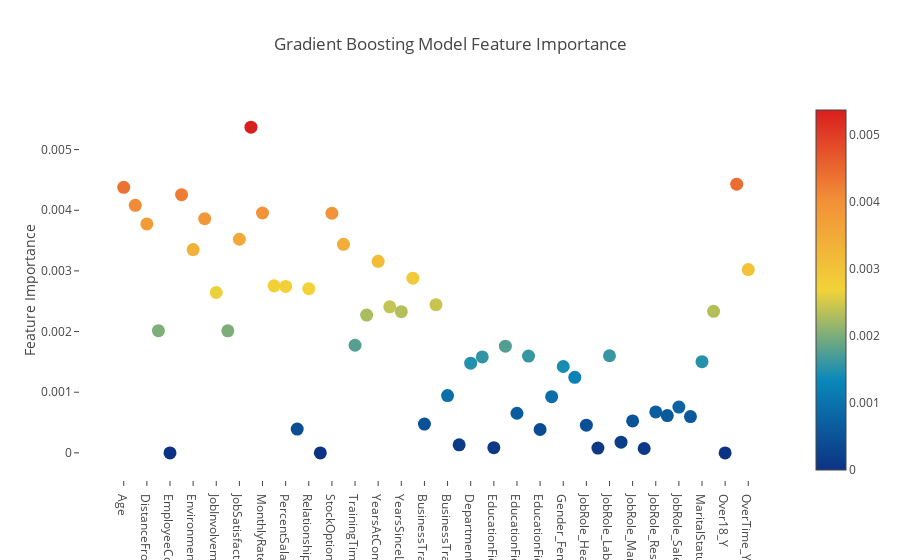

This figure's notebook cell:
### Markdown cell above
## Feature Ranking via the Gradient Boosting Model

我们看一下对于 Gradient Boosting Model 最重要的参数

### Code cell
# Scatter plot 
trace = go.Scatter(
    y = gb.feature_importances_,
    x = attrition_final.columns.values,
    mode='markers',
    marker=dict(
        sizemode = 'diameter',
        sizeref = 1,
        size = 13,
        #size= rf.feature_importances_,
        #color = np.random.randn(500), #set color equal to a variable
        color = gb.feature_importances_,
        colorscale='Portland',
        showscale=True
    ),
    text = attrition_final.columns.values
)
data = [trace]

layout= go.Layout(
    autosize= True,
    title= 'Gradient Boosting Model Feature Importance',
    hovermode= 'closest',
     xaxis= dict(
         ticklen= 5,
         showgrid=False,
        zeroline=False,
        showline=False
     ),
    yaxis=dict(
        title= 'Feature Importance',
        showgrid=False,
        zeroline=False,
        ticklen= 5,
        gridwidth= 2
    ),
    showlegend= False
)
fig = go.Figure(data=data, layout=layout)
py.iplot(fig,filename='scatter')

### Figure 1 — Plotly figure (JSON) as saved in the notebook; plotly's stock layout.template omitted (floating-point values rounded to 4 significant figures)
{"data": [{"marker": {"color": [0.004378, 0.00408, 0.003775, 0.002015, 0, 0.004257, 0.003352, 0.00386, 0.002644, 0.002011, 0.003521, 0.00537, 0.003954, 0.002754, 0.002744, 0.0003929, 0.002707, 0, 0.00395, 0.003438, 0.001774, 0.002271, 0.003158, 0.002408, 0.002328, 0.002879, 0.0004754, 0.002443, 0.0009443, 0.0001334, 0.001479, 0.001582, 8.516e-05, 0.001759, 0.0006534, 0.001596, 0.0003855, 0.0009271, 0.001424, 0.001245, 0.0004565, 7.978e-05, 0.001601, 0.0001758, 0.000527, 7.249e-05, 0.0006756, 0.0006144, 0.0007545, 0.0005986, 0.001504, 0.002333, 0, 0.00443, 0.003022], "colorscale": "Portland", "showscale": true, "size": 13, "sizemode": "diameter", "sizeref": 1}, "mode": "markers", "text": ["Age", "DailyRate", "DistanceFromHome", "Education", "EmployeeCount", "EmployeeNumber", "EnvironmentSatisfaction", "HourlyRate", "JobInvolvement", "JobLevel", "JobSatisfaction", "MonthlyIncome", "MonthlyRate", "NumCompaniesWorked", "PercentSalaryHike", "PerformanceRating", "RelationshipSatisfaction", "StandardHours", "StockOptionLevel", "TotalWorkingYears", "TrainingTimesLastYear", "WorkLifeBalance", "YearsAtCompany", "YearsInCurrentRole", "YearsSinceLastPromotion", "YearsWithCurrManager", "BusinessTravel_Non-Travel", "BusinessTravel_Travel_Frequently", "BusinessTravel_Travel_Rarely", "Department_Human Resources", "Department_Research & Development", "Department_Sales", "EducationField_Human Resources", "EducationField_Life Sciences", "EducationField_Marketing", "EducationField_Medical", "EducationField_Other", "EducationField_Technical Degree", "Gender_Female", "Gender_Male", "JobRole_Healthcare Representative", "JobRole_Human Resources", "JobRole_Laboratory Technician", "JobRole_Manager", "JobRole_Manufacturing Director", "JobRole_Research Director", "JobRole_Research Scientist", "JobRole_Sales Executive", "JobRole_Sales Representative", "MaritalStatus_Divorced", "MaritalStatus_Married", "MaritalStatus_Single", "Over18_Y", "OverTime_No", "OverTime_Yes"], "type": "scatter", "x": ["Age", "DailyRate", "DistanceFromHome", "Education", "EmployeeCount", "EmployeeNumber", "EnvironmentSatisfaction", "HourlyRate", "JobInvolvement", "JobLevel", "JobSatisfaction", "MonthlyIncome", "MonthlyRate", "NumCompaniesWorked", "PercentSalaryHike", "PerformanceRating", "RelationshipSatisfaction", "StandardHours", "StockOptionLevel", "TotalWorkingYears", "TrainingTimesLastYear", "WorkLifeBalance", "YearsAtCompany", "YearsInCurrentRole", "YearsSinceLastPromotion", "YearsWithCurrManager", "BusinessTravel_Non-Travel", "BusinessTravel_Travel_Frequently", "BusinessTravel_Travel_Rarely", "Department_Human Resources", "Department_Research & Development", "Department_Sales", "EducationField_Human Resources", "EducationField_Life Sciences", "EducationField_Marketing", "EducationField_Medical", "EducationField_Other", "EducationField_Technical Degree", "Gender_Female", "Gender_Male", "JobRole_Healthcare Representative", "JobRole_Human Resources", "JobRole_Laboratory Technician", "JobRole_Manager", "JobRole_Manufacturing Director", "JobRole_Research Director", "JobRole_Research Scientist", "JobRole_Sales Executive", "JobRole_Sales Representative", "MaritalStatus_Divorced", "MaritalStatus_Married", "MaritalStatus_Single", "Over18_Y", "OverTime_No", "OverTime_Yes"], "y": [0.004378, 0.00408, 0.003775, 0.002015, 0, 0.004257, 0.003352, 0.00386, 0.002644, 0.002011, 0.003521, 0.00537, 0.003954, 0.002754, 0.002744, 0.0003929, 0.002707, 0, 0.00395, 0.003438, 0.001774, 0.002271, 0.003158, 0.002408, 0.002328, 0.002879, 0.0004754, 0.002443, 0.0009443, 0.0001334, 0.001479, 0.001582, 8.516e-05, 0.001759, 0.0006534, 0.001596, 0.0003855, 0.0009271, 0.001424, 0.001245, 0.0004565, 7.978e-05, 0.001601, 0.0001758, 0.000527, 7.249e-05, 0.0006756, 0.0006144, 0.0007545, 0.0005986, 0.001504, 0.002333, 0, 0.00443, 0.003022]}], "layout": {"autosize": true, "hovermode": "closest", "showlegend": false, "title": "Gradient Boosting Model Feature Importance", "xaxis": {"showgrid": false, "showline": false, "ticklen": 5, "zeroline": false}, "yaxis": {"gridwidth": 2, "showgrid": false, "ticklen": 5, "title": "Feature Importance", "zeroline": false}}}
